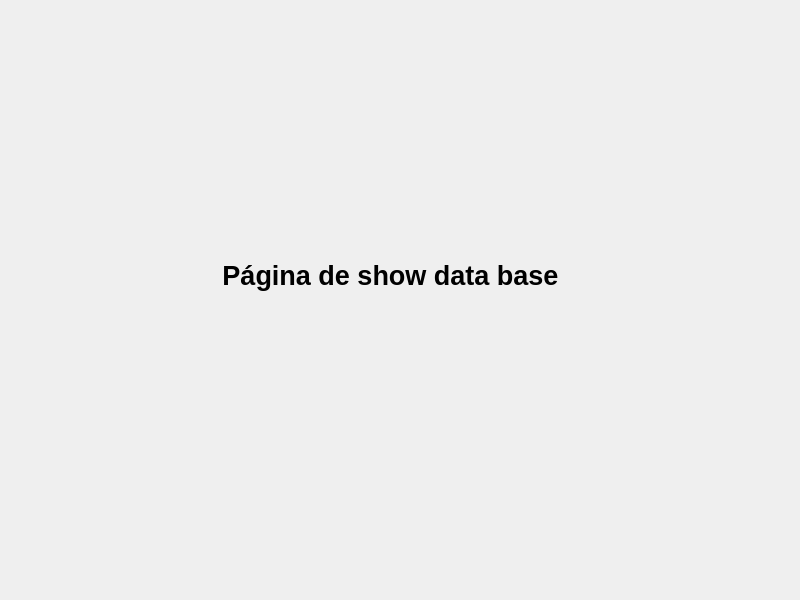
<?xml version="1.0" encoding="UTF-8"?>
<ui version="4.0">
 <class>ShowDatabase</class>
 <widget class="QDialog" name="ShowDatabase">
  <property name="geometry">
   <rect>
    <x>0</x>
    <y>0</y>
    <width>800</width>
    <height>600</height>
   </rect>
  </property>
  <property name="windowTitle">
   <string>Dialog</string>
  </property>
  <widget class="QLabel" name="label">
   <property name="geometry">
    <rect>
     <x>190</x>
     <y>230</y>
     <width>401</width>
     <height>91</height>
    </rect>
   </property>
   <property name="sizePolicy">
    <sizepolicy hsizetype="Expanding" vsizetype="Preferred">
     <horstretch>0</horstretch>
     <verstretch>0</verstretch>
    </sizepolicy>
   </property>
   <property name="font">
    <font>
     <pointsize>20</pointsize>
     <weight>75</weight>
     <bold>true</bold>
    </font>
   </property>
   <property name="text">
    <string>Página de show data base</string>
   </property>
   <property name="alignment">
    <set>Qt::AlignCenter</set>
   </property>
  </widget>
 </widget>
 <resources/>
 <connections/>
</ui>
